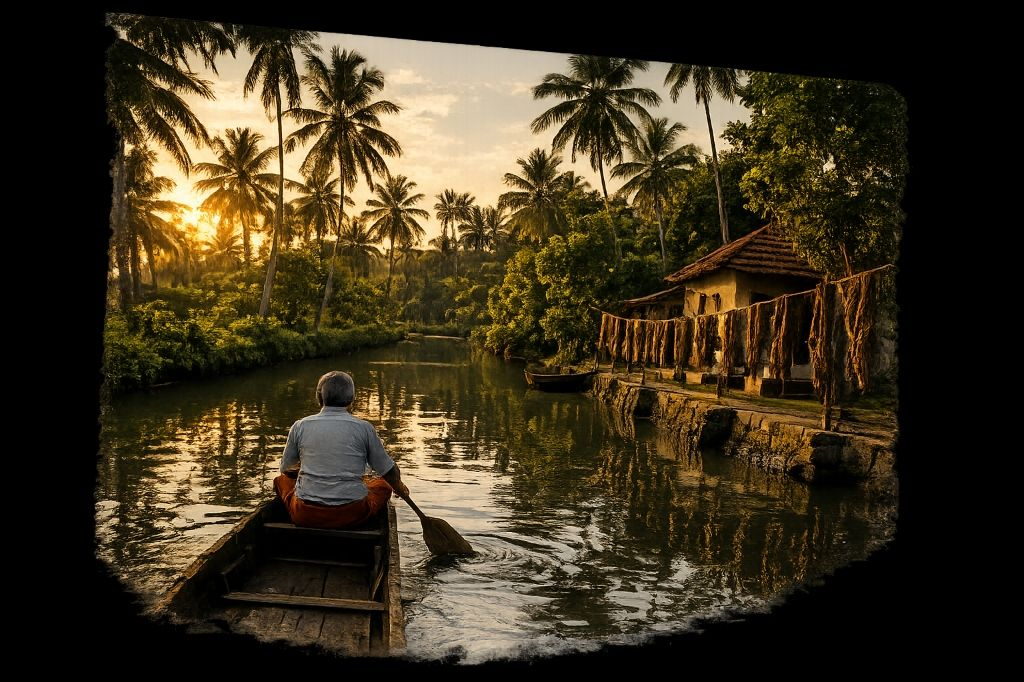
#> input picture p4_backup.JPG, 1024 x 682 px, found by its file name
$ python crop_p4_jpg.py
#> lines starting #> are read from the running program, lines starting #| are printed output that depends on the picture
import shutil
from PIL import Image

# Backup
shutil.copyfile('p4.JPG', 'p4_backup.JPG')
print("Backed up p4.JPG to p4_backup.JPG")

# Crop
img = Image.open('p4_backup.JPG')
#> img is the input picture: PIL image 1024x682 RGB; mean R, G, B 59.3, 49.3, 30
# Crop box is (left, upper, right, lower)
cropped_img = img.crop((93, 12, 910, 666))
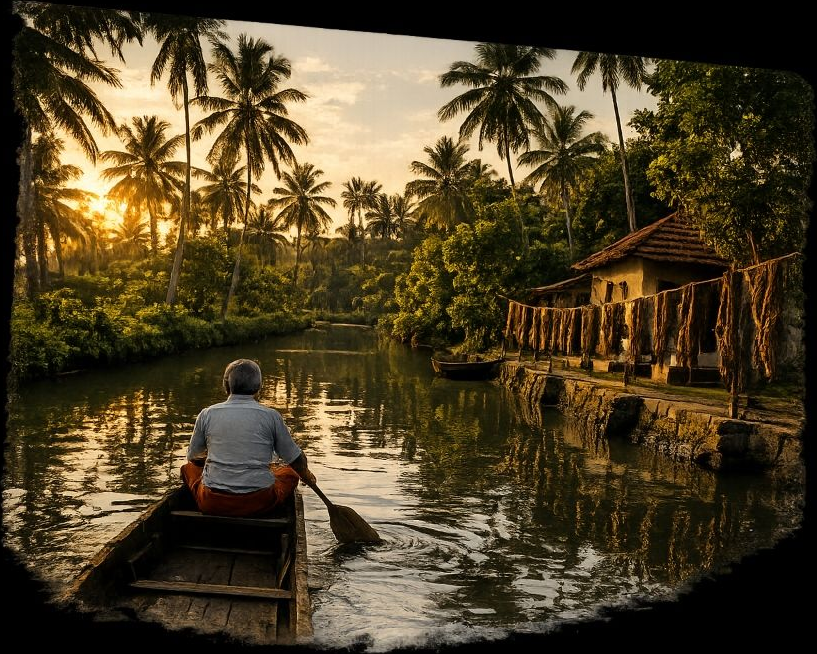
#> cropped_img: PIL image 817x654 RGB; mean R, G, B 77.6, 64.5, 39.2
cropped_img.save('p4.JPG')
print(f"Cropped p4.JPG saved successfully with size {cropped_img.size}")
#| Cropped p4.JPG saved successfully with size (817, 654)

$ run again, with boutique.png saved as p4_backup.JPG
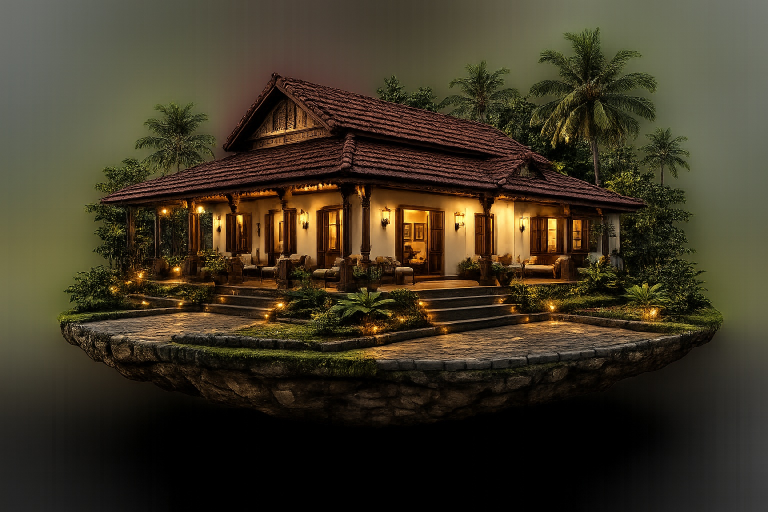
#> input picture boutique.png, 1536 x 1024 px, found by its file name (shown at 1/2 size)
#> img is the input picture: PIL image 1536x1024 RGB; mean R, G, B 61.9, 53.7, 36.4
#> `cropped_img = img.crop((93, 12, 910, 666))`:
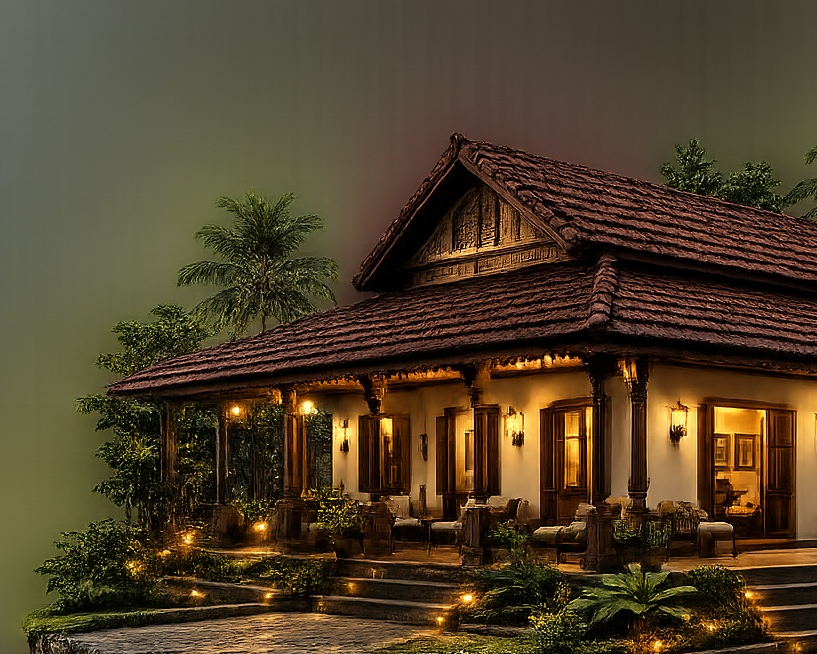
#> cropped_img: PIL image 817x654 RGB; mean R, G, B 80, 64.2, 41.1
#| Cropped p4.JPG saved successfully with size (817, 654)

$ run again, with kayak.png saved as p4_backup.JPG
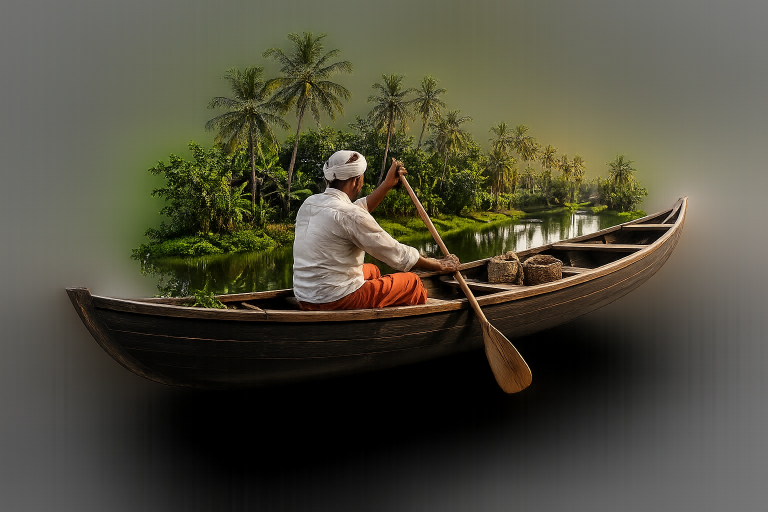
#> input picture kayak.png, 1536 x 1024 px, found by its file name (shown at 1/2 size)
#> img is the input picture: PIL image 1536x1024 RGB; mean R, G, B 78.3, 75.7, 60.1
#> `cropped_img = img.crop((93, 12, 910, 666))`:
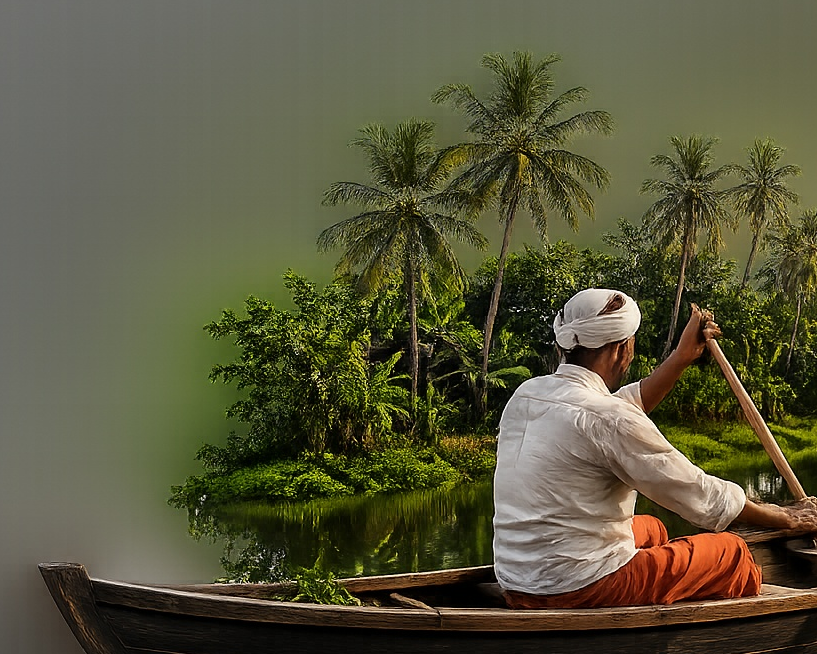
#> cropped_img: PIL image 817x654 RGB; mean R, G, B 88.8, 86.6, 60.6
#| Cropped p4.JPG saved successfully with size (817, 654)

$ run again, with kayaking.png saved as p4_backup.JPG
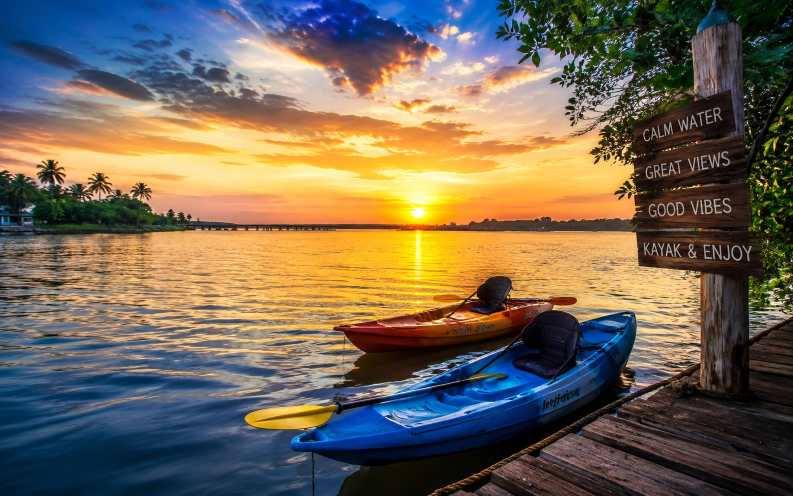
#> input picture kayaking.png, 1586 x 992 px, found by its file name (shown at 1/2 size)
#> img is the input picture: PIL image 1586x992 RGB; mean R, G, B 115.7, 103.9, 86.5
#> `cropped_img = img.crop((93, 12, 910, 666))`:
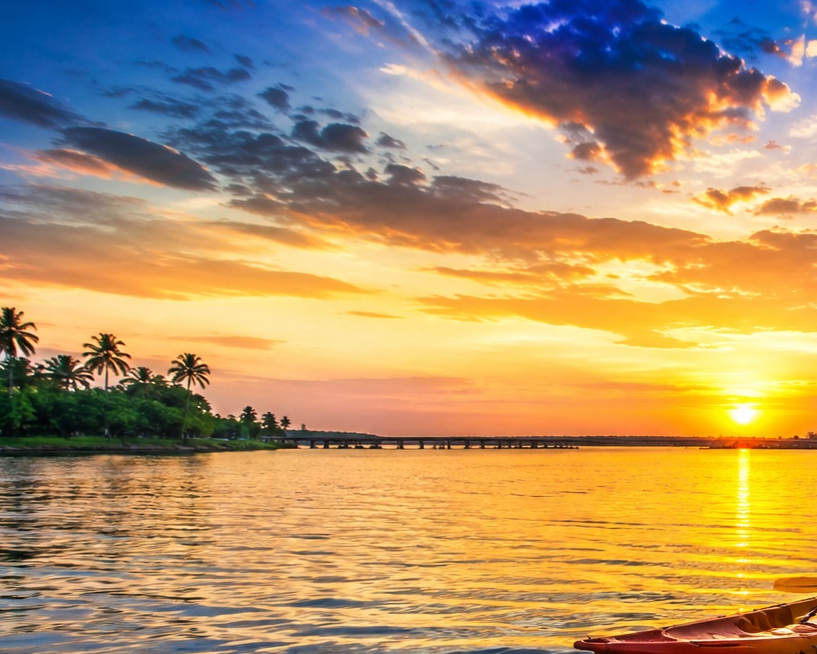
#> cropped_img: PIL image 817x654 RGB; mean R, G, B 177.9, 148.6, 106.7
#| Cropped p4.JPG saved successfully with size (817, 654)
